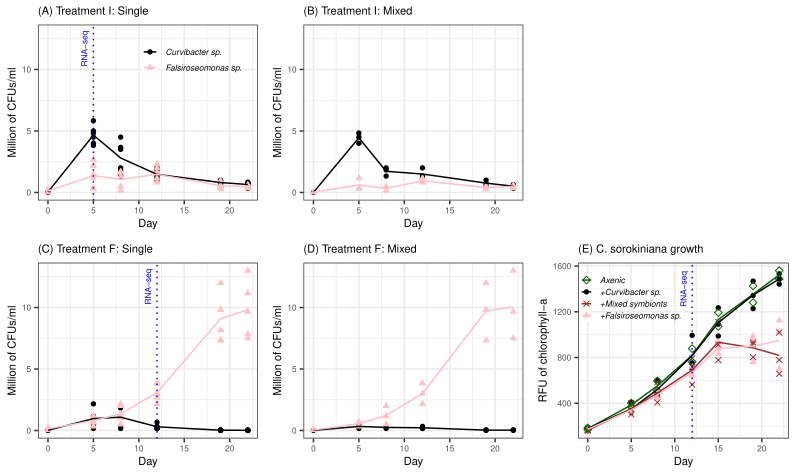

Reproduce this figure in R.
#### Figure 1: Bacteria and algal growth curve #####
library(readxl)
library(ggplot2)
library(cowplot)
library(ggpubr)

Count=read_excel("IsolateCount.xlsx")
Count$Density=as.numeric(Count$Density)/1000

TH=Count[Count$Treatments=="D",]
TM=Count[Count$Treatments=="H",]
Mix_TH=Count[Count$Treatments=="D" & Count$Combination=="Mix",]
Mix_TM=Count[Count$Treatments=="H" & Count$Combination=="Mix",]

Single_H=ggplot(data = TH, aes(x = Day, y = Density,col=Bacteria, shape=Bacteria)) +
  geom_point() +  stat_summary(aes(group=Bacteria),fun.y=mean, geom="line")+
  ylab("Million of CFUs/ml")+xlab("Day")+
  geom_vline(xintercept=5,linetype=3,color="blue")+
  annotate(geom = "text", x = 4, y = 11.7, 
           label = "RNA-seq", color = "blue",
           angle = 90, cex=2)+ 
  scale_color_manual(values=c("black", "pink"),labels = c("Curvibacter sp.", "Falsiroseomonas sp.")) + 
  scale_shape_manual(values=c(16,17),labels = c("Curvibacter sp.", "Falsiroseomonas sp.")) + 
  theme_bw()+
  ggtitle("(A) Treatment I: Single") +
  theme(legend.title = element_blank(),
        legend.key.size = unit(4, "mm"),
        legend.background = element_blank(),
        legend.position = c(0.7, 0.8),
        plot.title = element_text(size=8),
        text = element_text(size=8),
        legend.text = element_text(face = "italic"))+ylim(0,13)

Single_M=ggplot(data = TM, aes(x = Day, y = Density,col=Bacteria, shape=Bacteria)) +
  geom_point() +  
  stat_summary(aes(group=Bacteria),fun.y=mean, geom="line")+
  ylab("Million of CFUs/ml")+xlab("Day")+
  geom_vline(xintercept=12,linetype=3,color="blue")+
  annotate(geom = "text", x = 11, y = 11.7, 
           label = "RNA-seq", color = "blue",
           angle = 90, cex=2)+ 
  scale_color_manual(values=c("black", "pink")) + theme_bw()+
  ggtitle("(C) Treatment F: Single") +
  theme(plot.title = element_text(size=8))+
  theme(text = element_text(size=8),
        legend.position = "none") +ylim(0,13)

Mix_H=ggplot(data = Mix_TH, aes(x = Day, y = Density,col=Bacteria, shape=Bacteria)) +
  geom_point() +  
  stat_summary(aes(group=Bacteria),fun.y=mean, geom="line")+
  ylab("Million of CFUs/ml")+xlab("Day")+
  scale_color_manual(values=c("black", "pink")) + theme_bw()+
  ggtitle("(B) Treatment I: Mixed") +
  theme(plot.title = element_text(size=8))+
  theme(text = element_text(size=8),
        legend.position = "none") +ylim(0,13)

Mix_M=ggplot(data = Mix_TM, aes(x = Day, y = Density,col=Bacteria, shape=Bacteria)) +
  geom_point() +  
  stat_summary(aes(group=Bacteria),  fun.y=mean, geom="line")+ 
  ylab("Million of CFUs/ml")+xlab("Day")+
  scale_color_manual(values=c("black", "pink")) + theme_bw()+
  ggtitle("(D) Treatment F: Mixed") +
  theme(plot.title = element_text(size=8))+
  theme(text = element_text(size=8),
        legend.position = "none") +ylim(0,13)


#####Plot algal growth####
library(gdata)
library(reshape2)
Chla = list.files(pattern="^D\\d+\\.xls$") 
Bacteria=read_excel("PlateArrangment.xlsx")

CoDataChla=list()
for (i in 1:length(Chla)){
  rrrawD = lapply(Chla[i], read_excel) ###Just make a list of the plate with different time
  rrawD =as.data.frame(rrrawD)[71,3:50]
  r=as.matrix(rrawD)
  rawD=as.numeric(r) ##Converting data... from dataframe to matrix to numeric...
  Day = sapply(strsplit(Chla[i], ".x"), "[", 1)
  DayRep=rep(Day,length(rawD))
  DayNumeric=as.numeric(rep(sapply(strsplit(Day, "D", fixed = TRUE), "[", 2),length(rawD)))
  x=which(colnames(Bacteria)==Day)
  D=data.frame(Bacteria[,x],rawD,DayNumeric,DayRep)
  colnames(D)=c("Bacteria","Chla","Day_N","Day")
  D=D[D$Bacteria!="Empty",]
  CoDataChla[[i]]=D
  
}
CoMassiveDataChla=melt(CoDataChla,id=1:4)
write.csv(CoMassiveDataChla,"CoMassiveData_Chla.csv")

Algae=ggplot(data = CoMassiveDataChla, aes(x = Day_N, y = Chla, col=Bacteria, shape=Bacteria)) +
  geom_point() +  
  stat_summary(aes(group=Bacteria),fun.y=mean, geom="line")+ 
  ylab("RFU of chlorophyll-a")+xlab("Day")+
  scale_shape_manual(values=c(5,16,4,17),labels = c("Axenic","+Curvibacter sp.","+Mixed symbionts","+Falsiroseomonas sp."))+ 
  scale_color_manual(values=c("darkgreen", "black","brown","pink"),labels = c("Axenic","+Curvibacter sp.","+Mixed symbionts","+Falsiroseomonas sp."))+
  theme_bw()+
  ggtitle("(E) C. sorokiniana growth") +
  theme(legend.title = element_blank(),
        legend.key.size = unit(3, "mm"),
        legend.background = element_blank(),
        legend.position = c(0.25, 0.8),
        plot.title = element_text(size=8),
        text = element_text(size=8),
        legend.text = element_text(face = "italic"))+
  geom_vline(xintercept=12,linetype=3,color="blue")+
  annotate(geom = "text", x = 11, y = 1400, 
           label = "RNA-seq", color = "blue",
           angle = 90, cex=2)

empty_plot = ggdraw() + theme_void()
ggarrange(Single_H, Mix_H,empty_plot,Single_M,Mix_M,Algae,ncol=3, nrow=2)
